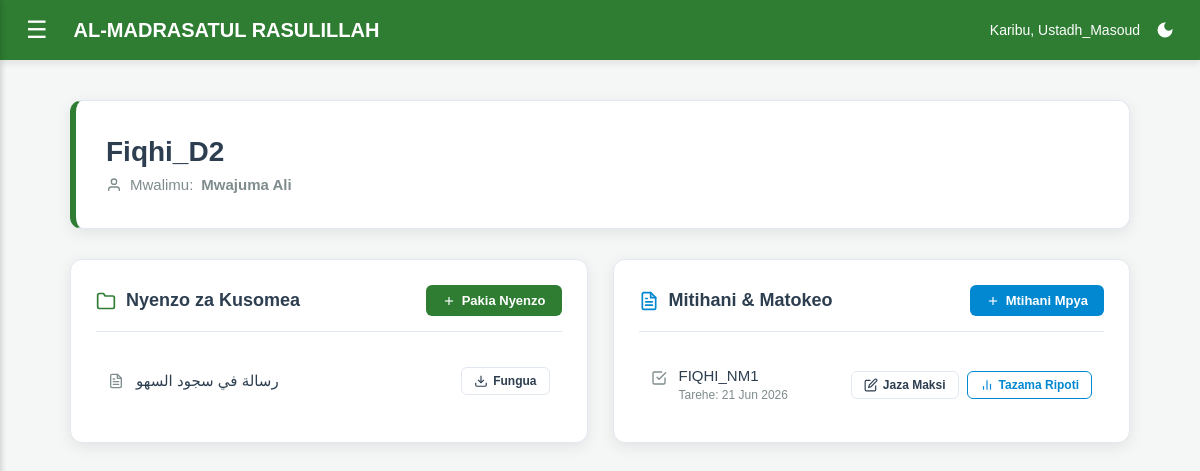
Page /madrasa/masomo/1/ (signed in) on the committed database.
### usimamizi/models.py (models this page shows, shortened)
class Somo(models.Model):
    jina = models.CharField(max_length=100, help_text="Mfano: Fiqhi, Tawheed, Hifdhu (Tashjii)")
    ni_la_hifdhu = models.BooleanField(default=False, help_text="Weka TIKI hapa kama hili ni somo maalum la Hifdhu linalohitaji Mahudhurio na Sabaq zake")
    mwalimu = models.ForeignKey(Mwalimu, on_delete=models.SET_NULL, null=True, blank=True)
    darasa = models.ForeignKey('Darasa', on_delete=models.CASCADE, null=True, blank=True, related_name='masomo')

class Mwalimu(models.Model):
    user = models.OneToOneField(User, on_delete=models.CASCADE)
    namba_ya_simu = models.CharField(max_length=15, blank=True, null=True)
    cheo = models.CharField(max_length=50, choices=[
        ('Mwalimu Mkuu', 'Mwalimu Mkuu'),
        ('Mwalimu wa Kawaida', 'Mwalimu wa Kawaida'),
        ('Jaji', 'Jaji')
    ])
    picha = models.ImageField(upload_to='picha_za_walimu/', null=True, blank=True)
    def __str__(self):
        return self.user.get_full_name() or self.user.username

class Nyenzo(models.Model):
    somo = models.ForeignKey(Somo, on_delete=models.CASCADE)
    jina_la_faili = models.CharField(max_length=200)
    faili = models.FileField(upload_to='nyenzo_masomo/', validators=[validate_nyenzo])
    tarehe_iliyowekwa = models.DateTimeField(auto_now_add=True)

class Mtihani(models.Model):
    somo = models.ForeignKey(Somo, on_delete=models.CASCADE)
    jina_la_mtihani = models.CharField(max_length=100)
    tarehe = models.DateField()
    mseto = models.ForeignKey(
        MsetoMtihani, on_delete=models.SET_NULL, null=True, blank=True,
        related_name='mitihani', help_text="Chagua mseto wa muhula ili matokeo yaingie kwenye ripoti ya jumla"
    )
    class Meta:
        constraints = [
            models.UniqueConstraint(
                fields=['somo', 'mseto'],
                condition=models.Q(mseto__isnull=False),
                name='unique_mtihani_per_somo_mseto',
            ),
        ]

### usimamizi/views.py (the view)
# urls.py: path('masomo/<int:somo_id>/', views.somo_detail, name='somo_detail'),
@login_required(login_url='ingia')
def somo_detail(request, somo_id):
    somo = get_object_or_404(Somo, id=somo_id)
    if somo.ni_la_hifdhu:
        idadi = Mwanafunzi.objects.filter(programu_ya_usiku=somo).count()
        return render(request, 'usimamizi/somo_hifdhu.html', {'somo': somo, 'idadi': idadi})
    else:
        nyenzo = Nyenzo.objects.filter(somo=somo).order_by('-tarehe_iliyowekwa')
        mitihani = Mtihani.objects.filter(somo=somo).order_by('-tarehe')
        return render(request, 'usimamizi/somo_kawaida.html', {'somo': somo, 'nyenzo': nyenzo, 'mitihani': mitihani})

### usimamizi/templates/usimamizi/somo_kawaida.html (shortened to what this page needs)
{% extends 'usimamizi/base.html' %}
{% load static %}
{% block extra_css %}
<link rel="stylesheet" href="{% static 'usimamizi/css/pages/somo_kawaida.css' %}?v=20260706a">
{% endblock %}
{% block maudhui %}
<div class="somo_kawaida-inline-1">
    <div class="subject-header">
        <div class="subject-info">
            <h1>{{ somo.jina }}</h1>
            <p>
                <svg xmlns="http://www.w3.org/2000/svg" width="16" height="16" viewBox="0 0 24 24" fill="none" stroke="currentColor" stroke-width="2"><path d="M20 21v-2a4 4 0 0 0-4-4H8a4 4 0 0 0-4 4v2"></path><circle cx="12" cy="7" r="4"></circle></svg>
                Mwalimu: <b>{{ somo.mwalimu|default:"Hajapangiwa" }}</b>
            </p>
        </div>
    </div>
    <div class="content-grid">
        <div class="content-card">
            <div class="card-header">
                <h3>
                    <svg xmlns="http://www.w3.org/2000/svg" width="20" height="20" viewBox="0 0 24 24" fill="none" stroke="var(--primary)" stroke-width="2" stroke-linecap="round" stroke-linejoin="round"><path d="M22 19a2 2 0 0 1-2 2H4a2 2 0 0 1-2-2V5a2 2 0 0 1 2-2h5l2 3h9a2 2 0 0 1 2 2z"></path></svg>
                    Nyenzo za Kusomea
                </h3>
                <a href="{% url 'pakia_nyenzo' somo.id %}" class="btn-add">
                    <svg xmlns="http://www.w3.org/2000/svg" width="14" height="14" viewBox="0 0 24 24" fill="none" stroke="currentColor" stroke-width="2"><line x1="12" y1="5" x2="12" y2="19"></line><line x1="5" y1="12" x2="19" y2="12"></line></svg>
                    Pakia Nyenzo
                </a>
            </div>
            <ul class="item-list">
                {% for n in nyenzo %}
                    <li>
                        <span class="item-title">
                            {{ n.jina_la_faili }}
                        </span>
                        <a href="{{ n.faili.url }}" target="_blank" class="btn-action-outline">
                            <svg xmlns="http://www.w3.org/2000/svg" width="14" height="14" viewBox="0 0 24 24" fill="none" stroke="currentColor" stroke-width="2"><path d="M21 15v4a2 2 0 0 1-2 2H5a2 2 0 0 1-2-2v-4"></path><polyline points="7 10 12 15 17 10"></polyline><line x1="12" y1="15" x2="12" y2="3"></line></svg>
                            Fungua
                        </a>
                    </li>
                {% empty %}
                    <li class="somo_kawaida-inline-2">
                        Hakuna nyenzo zilizowekwa bado.
                    </li>
                {% endfor %}
            </ul>
        </div>
        <div class="content-card">
            <div class="card-header">
                <h3>
                    Mitihani & Matokeo
                </h3>
                <a href="{% url 'ongeza_mtihani' somo.id %}" class="btn-add blue">
                    <svg xmlns="http://www.w3.org/2000/svg" width="14" height="14" viewBox="0 0 24 24" fill="none" stroke="currentColor" stroke-width="2"><line x1="12" y1="5" x2="12" y2="19"></line><line x1="5" y1="12" x2="19" y2="12"></line></svg>
                    Mtihani Mpya
                </a>
            </div>
            <ul class="item-list">
                {% for m in mitihani %}
                    <li>
                        <span class="item-title somo_kawaida-inline-3">
                            <div>
                                {{ m.jina_la_mtihani }}
                                <span class="item-meta">Tarehe: {{ m.tarehe|date:"d M Y" }}</span>
                            </div>
                        </span>
                        <div class="action-buttons-group">
                            <a href="{% url 'weka_maksi' m.id %}" class="btn-action-outline success" title="Jaza Maksi">
                                <svg xmlns="http://www.w3.org/2000/svg" width="14" height="14" viewBox="0 0 24 24" fill="none" stroke="currentColor" stroke-width="2"><path d="M11 4H4a2 2 0 0 0-2 2v14a2 2 0 0 0 2 2h14a2 2 0 0 0 2-2v-7"></path><path d="M18.5 2.5a2.121 2.121 0 0 1 3 3L12 15l-4 1 1-4 9.5-9.5z"></path></svg>
                                Jaza Maksi
                            </a>
                            <a href="{% url 'tazama_matokeo' m.id %}" class="btn-action-outline somo_kawaida-inline-5" title="Angalia Matokeo">
                                <svg xmlns="http://www.w3.org/2000/svg" width="14" height="14" viewBox="0 0 24 24" fill="none" stroke="currentColor" stroke-width="2"><line x1="18" y1="20" x2="18" y2="10"></line><line x1="12" y1="20" x2="12" y2="4"></line><line x1="6" y1="20" x2="6" y2="14"></line></svg>
                                Tazama Ripoti
                            </a>
                        </div>
                    </li>
                {% empty %}
                    <li class="somo_kawaida-inline-2">
                        Hakuna mitihani iliyosajiliwa bado.
                    </li>
                {% endfor %}
            </ul>
        </div>
    </div>
</div>
{% endblock %}

### usimamizi/templates/usimamizi/base.html (shortened to what this page needs)
{% load static %}
<!DOCTYPE html>
<html lang="sw">
<head>
    <link rel="stylesheet" href="{% static 'usimamizi/css/base.css' %}?v=20260706a">
    {% block extra_css %}{% endblock %}
</head>
<body>
<div class="header">
    <button class="menu-btn" onclick="openNav()">☰</button>
    <h2>AL-MADRASATUL RASULILLAH</h2>
    <div class="user-actions">
        <span class="user-greeting">Karibu, {{ request.user.username }}</span>
        <button class="theme-switch" onclick="toggleTheme()" id="themeBtn" title="Badili Muonekano"></button>
    </div>
</div>
<div class="main-content" id="main">
    {% block maudhui %}{% endblock %}
</div>
</body>
</html>

### usimamizi/static/usimamizi/css/base.css (style rules this page uses)
:root { color-scheme: light; --primary: #2E7D32; --primary-color: var(--primary); --primary-hover: #1b5e20; --secondary: #0288D1; --accent: #673ab7; --warning: #f57c00; --danger: #d32f2f; --success: #388e3c; --female: #c2185b; --hifdhu-accent: var(--secondary); --nav-bg: #2E7D32; --nav-hover-bg: #2E7D32; --sidebar-bg: #1b5e20; --sidebar-submenu-bg: #144d18; --bg-body: #f4f7f6; --bg-color: var(--bg-body); --card-bg: #ffffff; --surface-bg: #ffffff; --surface-muted: #f8fafc; --table-header: #f8fafc; --hover-bg: #f8fafc; --input-bg: #ffffff; --text-main: #2c3e50; --text-muted: #7f8c8d; --text-normal: #444444; --text-faint: #888888; --title-color: #1b5e20; --subtitle-color: #666666; --text-on-primary: #ffffff; --border-color: #e2e8f0; --focus-ring: rgba(46, 125, 50, 0.15); --shadow-color: rgba(0, 0, 0, 0.08); --shadow-strong: rgba(0, 0, 0, 0.14); --tangazo-bg: #f1f8e9; --badge-bg: #e8f5e9; --success-bg: #e8f5e9; --success-text: #1b5e20; --success-border: #a5d6a7; --info-bg: #e3f2fd; --info-text: #0d47a1; --info-border: #90caf9; --warning-bg: #fff8e1; --warning-text: #8d6e00; --warning-border: #ffe082; --danger-bg: #fde8e8; --danger-text: #c62828; --danger-border: #f8b4b4; --button-bg: var(--primary); --button-bg-hover: var(--primary-hover); --button-text: var(--text-on-primary); --button-secondary-bg: var(--secondary); --button-muted-bg: #eeeeee; --form-accent: var(--primary); --form-focus-shadow: var(--focus-ring); --form-button-shadow: rgba(46, 125, 50, 0.2); }
* { box-sizing: border-box; }
body { margin: 0; font-family: Arial, sans-serif; background-color: var(--bg-body); color: var(--text-main); transition: background-color 0.25s ease, color 0.25s ease; }
a { color: inherit; }
.header { background-color: var(--nav-bg); color: var(--text-on-primary); padding: 15px 20px; display: flex; align-items: center; box-shadow: 0 4px 6px var(--shadow-color); position: sticky; top: 0; z-index: 10; transition: background-color 0.25s ease, border-color 0.25s ease; }
.menu-btn { font-size: 24px; cursor: pointer; background: none; border: none; color: var(--text-on-primary); margin-right: 20px; }
.header h2 { margin: 0; font-size: 20px; flex: 1; white-space: nowrap; overflow: hidden; text-overflow: ellipsis; }
.main-content { padding: 20px; transition: margin-left .3s; }
.card, [class$="-card"], [class*="-card "], [class$="-box"], [class*="-box "] { color: var(--text-main); }
button, .btn, [class^="btn-"], [class*=" btn-"] { transition: background-color 0.2s ease, border-color 0.2s ease, color 0.2s ease, transform 0.2s ease; }
.user-actions { display: flex; align-items: center; gap: 10px; }
.theme-switch { background: transparent; border: none; cursor: pointer; display: flex; align-items: center; justify-content: center; padding: 5px; outline: none; transition: transform 0.2s ease; }
.user-greeting { font-weight: 500; font-size: 14px; color: #ffffff; white-space: nowrap; }

### rows in the picture
Somo: jina "Fiqhi_D2", mwalimu "Mwajuma Ali"
Nyenzo: jina_la_faili "رسالة في سجود السهو"
Mtihani: jina_la_mtihani "FIQHI_NM1", tarehe "21 Jun 2026"

### other values in the picture
{{ request.user.username }} "Ustadh_Masoud"
